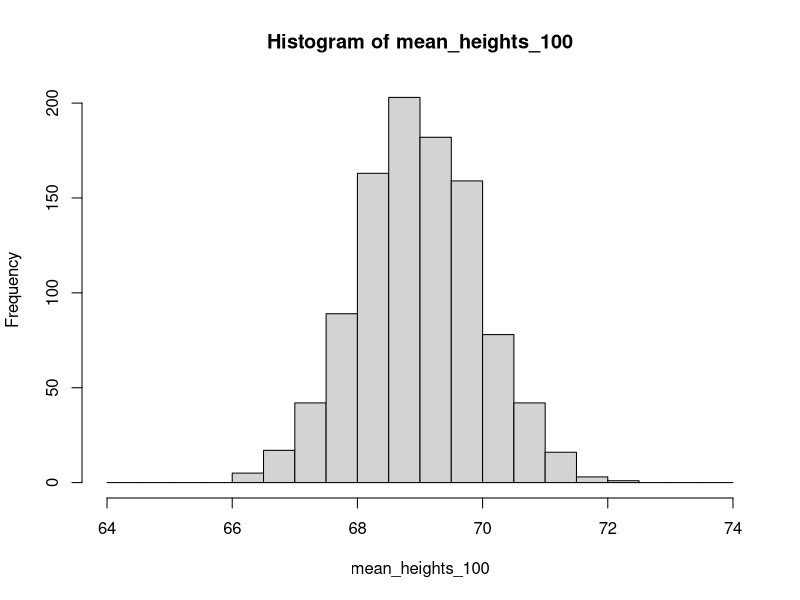
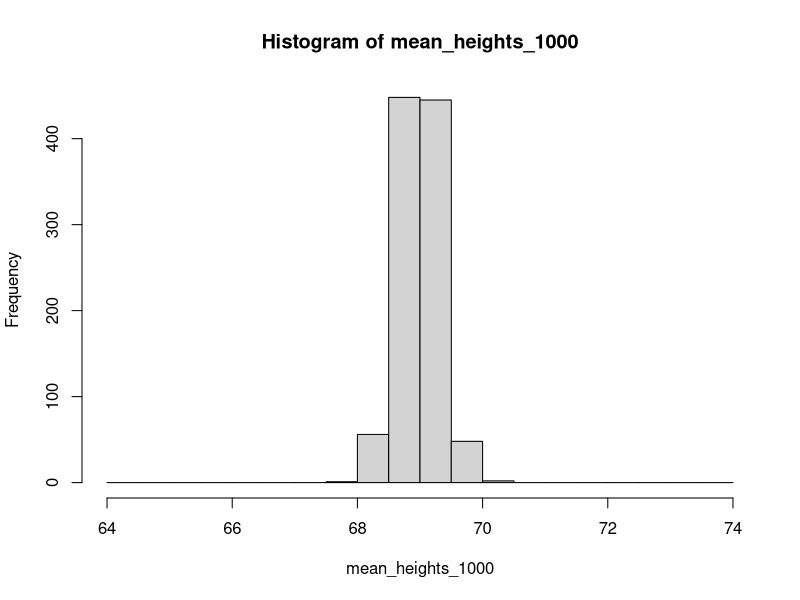
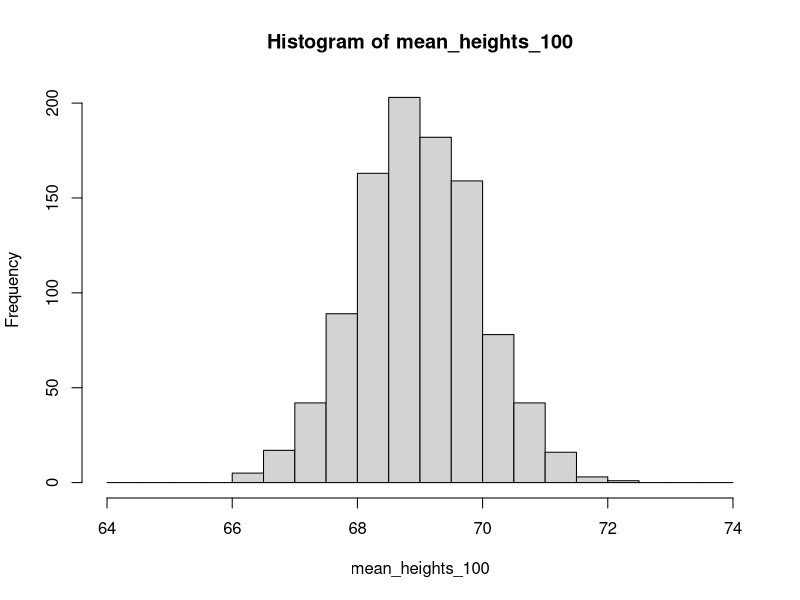
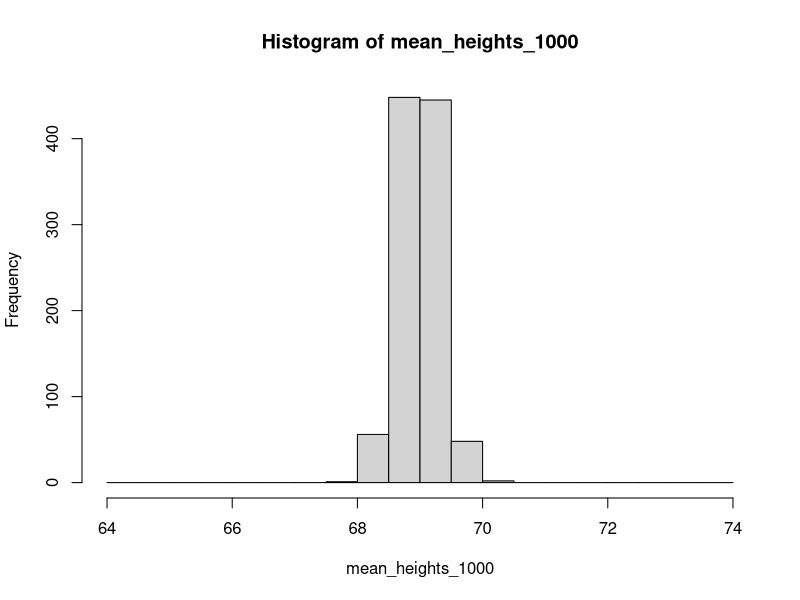
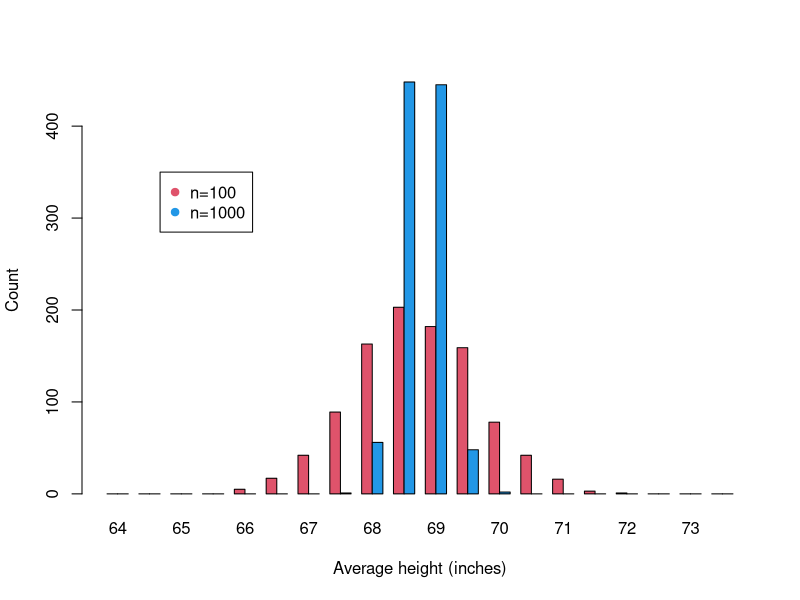

Write the R code that produced these figures, in order.
#Plotting Exercise 1

#1
get_height <- function(n) {
  heights <- rnorm(n, 69, 10)
  return(heights)
}

heights <- get_height(100)

#2
get_height <- function(n) {
  heights <- rnorm(n, 69, 10)
  mean(heights)
}

#3
get_height <- function(n) {
  heights <- rnorm(n, 69, 10)
  return(mean(heights))
}

#4
mean_heights_100 <- numeric(length = 1000)
for (i in 1:1000) {
  mean_heights_100[i] <- get_height(100)
}

#5
mean_heights_1000 <- numeric(length = 1000)
for (i in 1:1000) {
  mean_heights_1000[i] <-get_height(1000)
}

#6
bins <- seq(64, 74, .5)
hist(mean_heights_100, breaks = bins)$breaks
hist(mean_heights_1000, breaks = bins)$breaks
hundred_mean <- hist(mean_heights_100, breaks = bins)$counts
thousand_mean <- hist(mean_heights_1000, breaks = bins)$counts
barplot(rbind(hundred_mean, thousand_mean),col=c(2,4),beside=T,xlab="Average height (inches)",
        ylab="Count", names.arg=seq(64,73.5,by=.5) )
legend(6,350, c("n=100","n=1000"), col=c(2,4), pch=19)
